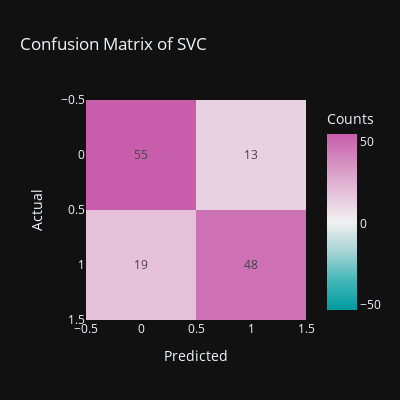
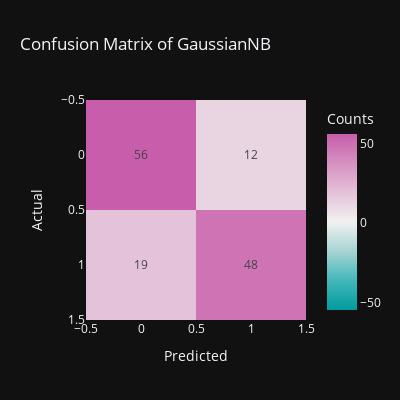
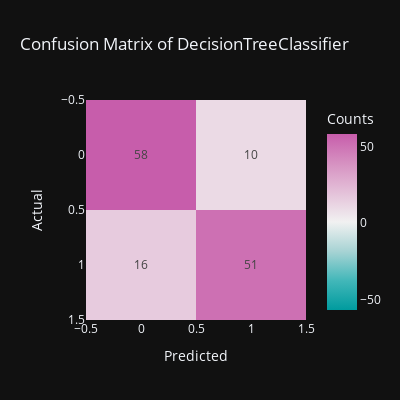
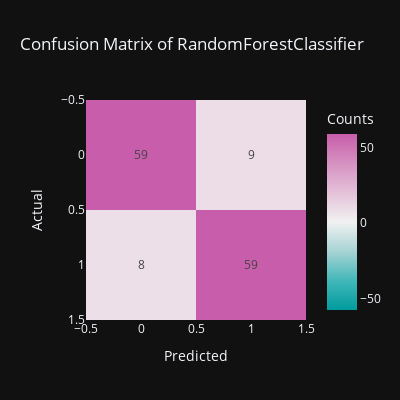

The notebook cell these images were saved under, in order:
### Code cell
models = [SVC(), GaussianNB(), DecisionTreeClassifier(), RandomForestClassifier(),
          XGBClassifier(), GradientBoostingClassifier(), AdaBoostClassifier(), LogisticRegression()]

for model in models:
    # Create a pipeline with the preprocessor and the model
    pipeline = Pipeline(steps=[
        ('preprocessor', preprocessor),
        ('model', model)
    ])
    # Fit the model
    pipeline.fit(X_train, y_train_encoded)

    # Predict on the test set
    y_pred = pipeline.predict(X_eval)

    # Print the classification report
    print("Model: ", model.__class__.__name__)
    print("Classification Report: \n", classification_report(y_eval_encoded, y_pred))

    # Generate and display the confusion matrix
    fig = px.imshow(confusion_matrix(y_eval_encoded, y_pred), color_continuous_scale='tropic',
                    title="Confusion Matrix of " + model.__class__.__name__,
                    labels=dict(x="Predicted", y="Actual", color="Counts"),
                    color_continuous_midpoint=0.8, width=400, height=400,
                    template="plotly_dark", text_auto=True)
    fig.show()

    print("----------------------------------------------------------")

### Figure 1 — Plotly figure (JSON) as saved in the notebook; plotly's stock layout.template omitted (floating-point values rounded to 4 significant figures)
{"data": [{"coloraxis": "coloraxis", "hovertemplate": "Predicted: %{x}<br>Actual: %{y}<br>Counts: %{z}<extra></extra>", "name": "0", "texttemplate": "%{z}", "type": "heatmap", "xaxis": "x", "yaxis": "y", "z": [[55, 13], [19, 48]]}], "layout": {"coloraxis": {"cmid": 0.8, "colorbar": {"title": {"text": "Counts"}}, "colorscale": [[0, "rgb(0, 155, 158)"], [0.1667, "rgb(66, 183, 185)"], [0.3333, "rgb(167, 211, 212)"], [0.5, "rgb(241, 241, 241)"], [0.6667, "rgb(228, 193, 217)"], [0.8333, "rgb(214, 145, 193)"], [1, "rgb(199, 93, 171)"]]}, "height": 400, "title": {"text": "Confusion Matrix of SVC"}, "width": 400, "xaxis": {"anchor": "y", "constrain": "domain", "domain": [0, 1], "scaleanchor": "y", "title": {"text": "Predicted"}}, "yaxis": {"anchor": "x", "autorange": "reversed", "constrain": "domain", "domain": [0, 1], "title": {"text": "Actual"}}}}

### Figure 2 — Plotly figure (JSON) as saved in the notebook; plotly's stock layout.template omitted (floating-point values rounded to 4 significant figures)
{"data": [{"coloraxis": "coloraxis", "hovertemplate": "Predicted: %{x}<br>Actual: %{y}<br>Counts: %{z}<extra></extra>", "name": "0", "texttemplate": "%{z}", "type": "heatmap", "xaxis": "x", "yaxis": "y", "z": [[56, 12], [19, 48]]}], "layout": {"coloraxis": {"cmid": 0.8, "colorbar": {"title": {"text": "Counts"}}, "colorscale": [[0, "rgb(0, 155, 158)"], [0.1667, "rgb(66, 183, 185)"], [0.3333, "rgb(167, 211, 212)"], [0.5, "rgb(241, 241, 241)"], [0.6667, "rgb(228, 193, 217)"], [0.8333, "rgb(214, 145, 193)"], [1, "rgb(199, 93, 171)"]]}, "height": 400, "title": {"text": "Confusion Matrix of GaussianNB"}, "width": 400, "xaxis": {"anchor": "y", "constrain": "domain", "domain": [0, 1], "scaleanchor": "y", "title": {"text": "Predicted"}}, "yaxis": {"anchor": "x", "autorange": "reversed", "constrain": "domain", "domain": [0, 1], "title": {"text": "Actual"}}}}

### Figure 3 — Plotly figure (JSON) as saved in the notebook; plotly's stock layout.template omitted (floating-point values rounded to 4 significant figures)
{"data": [{"coloraxis": "coloraxis", "hovertemplate": "Predicted: %{x}<br>Actual: %{y}<br>Counts: %{z}<extra></extra>", "name": "0", "texttemplate": "%{z}", "type": "heatmap", "xaxis": "x", "yaxis": "y", "z": [[58, 10], [16, 51]]}], "layout": {"coloraxis": {"cmid": 0.8, "colorbar": {"title": {"text": "Counts"}}, "colorscale": [[0, "rgb(0, 155, 158)"], [0.1667, "rgb(66, 183, 185)"], [0.3333, "rgb(167, 211, 212)"], [0.5, "rgb(241, 241, 241)"], [0.6667, "rgb(228, 193, 217)"], [0.8333, "rgb(214, 145, 193)"], [1, "rgb(199, 93, 171)"]]}, "height": 400, "title": {"text": "Confusion Matrix of DecisionTreeClassifier"}, "width": 400, "xaxis": {"anchor": "y", "constrain": "domain", "domain": [0, 1], "scaleanchor": "y", "title": {"text": "Predicted"}}, "yaxis": {"anchor": "x", "autorange": "reversed", "constrain": "domain", "domain": [0, 1], "title": {"text": "Actual"}}}}

### Figure 4 — Plotly figure (JSON) as saved in the notebook; plotly's stock layout.template omitted (floating-point values rounded to 4 significant figures)
{"data": [{"coloraxis": "coloraxis", "hovertemplate": "Predicted: %{x}<br>Actual: %{y}<br>Counts: %{z}<extra></extra>", "name": "0", "texttemplate": "%{z}", "type": "heatmap", "xaxis": "x", "yaxis": "y", "z": [[59, 9], [8, 59]]}], "layout": {"coloraxis": {"cmid": 0.8, "colorbar": {"title": {"text": "Counts"}}, "colorscale": [[0, "rgb(0, 155, 158)"], [0.1667, "rgb(66, 183, 185)"], [0.3333, "rgb(167, 211, 212)"], [0.5, "rgb(241, 241, 241)"], [0.6667, "rgb(228, 193, 217)"], [0.8333, "rgb(214, 145, 193)"], [1, "rgb(199, 93, 171)"]]}, "height": 400, "title": {"text": "Confusion Matrix of RandomForestClassifier"}, "width": 400, "xaxis": {"anchor": "y", "constrain": "domain", "domain": [0, 1], "scaleanchor": "y", "title": {"text": "Predicted"}}, "yaxis": {"anchor": "x", "autorange": "reversed", "constrain": "domain", "domain": [0, 1], "title": {"text": "Actual"}}}}
